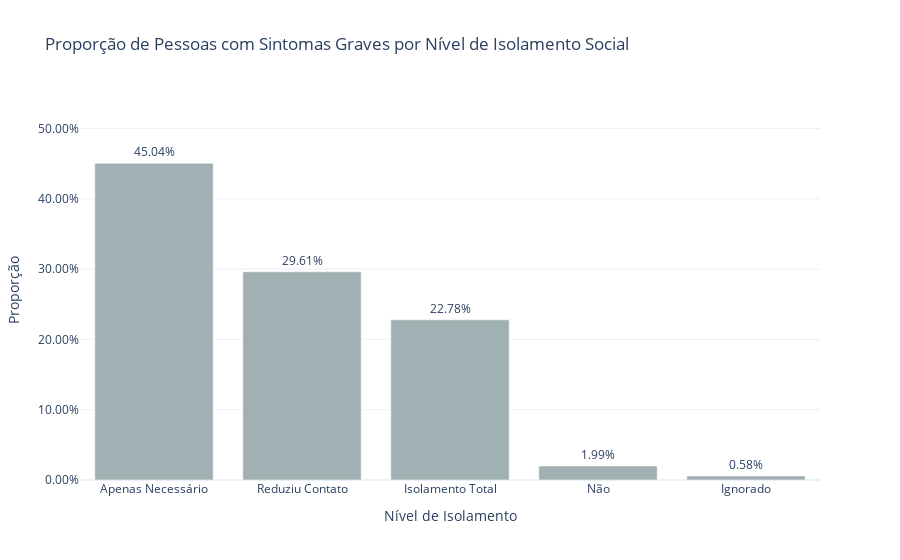

Here is the notebook cell this chart was saved with:
### Code cell
query = """
SELECT
  Restringiu_contato,
  COUNT(*) AS total
FROM `pnad-covid-analise.pnad_covid_data.comportamento_traduzida` c
JOIN `pnad-covid-analise.pnad_covid_data.sintomas_traduzida` s
  ON c.UF = s.UF AND c.Numero_selecao_domicilio = s.Numero_selecao_domicilio
WHERE s.Febre = 'Sim' OR s.Tosse = 'Sim' OR s.Dificuldade_respirar = 'Sim'
GROUP BY Restringiu_contato
"""
df = client.query(query).to_dataframe()

# Exemplo: se os valores forem strings legíveis (ajuste conforme necessário)
mapa_isolamento = {
    "Nao": "Não",
    "Reduziu_contato": "Reduziu Contato",
    "Apenas_necessario": "Apenas Necessário",
    "Isolamento_total": "Isolamento Total",
    "Ignorado": "Ignorado"
}

# Aplicar mapeamento real
df["Nivel_Isolamento"] = df["Restringiu_contato"].map(mapa_isolamento)
df = df[df["Nivel_Isolamento"].notnull()]

# Calcular proporção sobre total de pessoas com sintomas graves
total_graves = df["total"].sum()
df["proporcao"] = df["total"] / total_graves

# Ordenar
df = df.sort_values("proporcao", ascending=False)

# Gráfico
fig = px.bar(df, x="Nivel_Isolamento", y="proporcao", text="proporcao",
             title="Proporção de Pessoas com Sintomas Graves por Nível de Isolamento Social",
             labels={"Nivel_Isolamento": "Nível de Isolamento", "proporcao": "Proporção"},
             color_discrete_sequence=["#A1B1B3"])

fig.update_traces(texttemplate='%{text:.2%}', textposition='outside')
fig.update_layout(template='plotly_white')
fig.update_yaxes(tickformat=".2%", range=[0, df["proporcao"].max()*1.2])
fig.show()

### Figure 1 — Plotly figure (JSON) as saved in the notebook; plotly's stock layout.template omitted (floating-point values rounded to 4 significant figures)
{"data": [{"hovertemplate": "Nível de Isolamento=%{x}<br>Proporção=%{text}<extra></extra>", "legendgroup": "", "marker": {"color": "#A1B1B3", "pattern": {"shape": ""}}, "name": "", "orientation": "v", "showlegend": false, "text": [0.4504, 0.2961, 0.2278, 0.01988, 0.005769], "textposition": "outside", "texttemplate": "%{text:.2%}", "type": "bar", "x": ["Apenas Necessário", "Reduziu Contato", "Isolamento Total", "Não", "Ignorado"], "xaxis": "x", "y": [0.4504, 0.2961, 0.2278, 0.01988, 0.005769], "yaxis": "y"}], "layout": {"barmode": "relative", "legend": {"tracegroupgap": 0}, "title": {"text": "Proporção de Pessoas com Sintomas Graves por Nível de Isolamento Social"}, "xaxis": {"anchor": "y", "domain": [0, 1], "title": {"text": "Nível de Isolamento"}}, "yaxis": {"anchor": "x", "domain": [0, 1], "range": [0, 0.5404], "tickformat": ".2%", "title": {"text": "Proporção"}}}}
